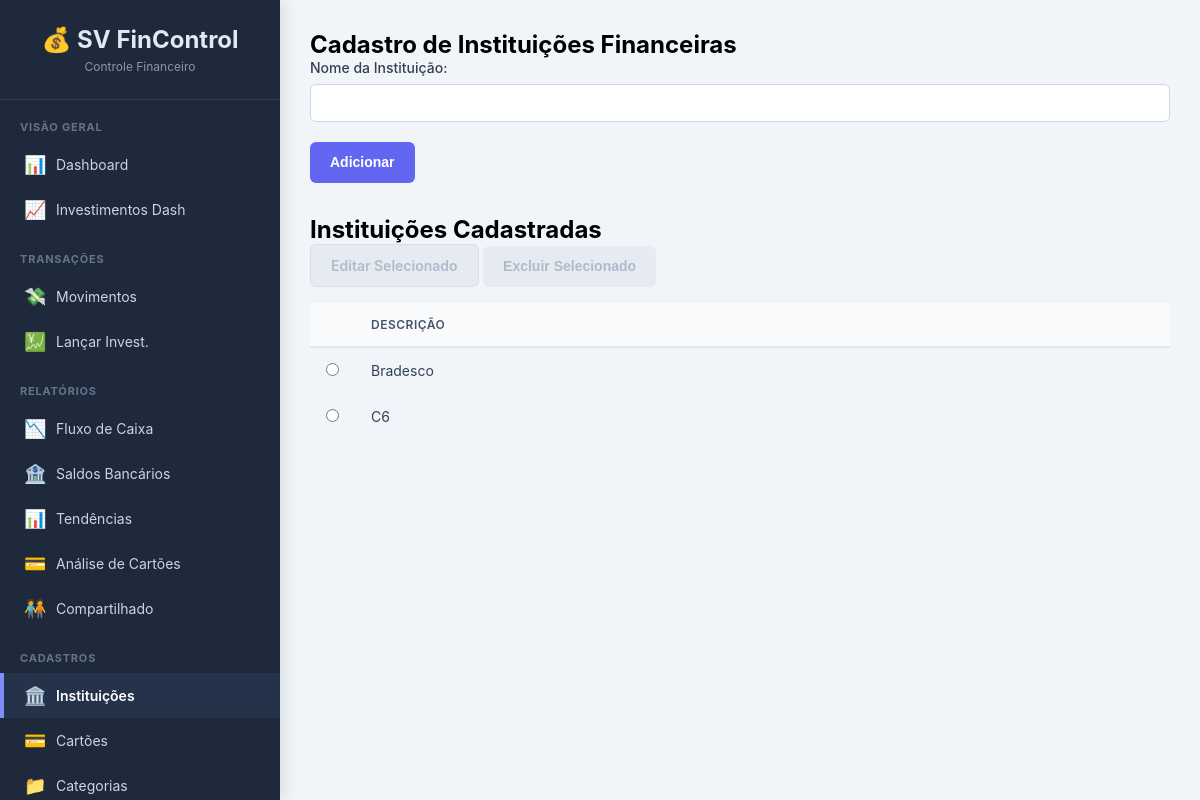
Before: /instituicoes with the older database file.
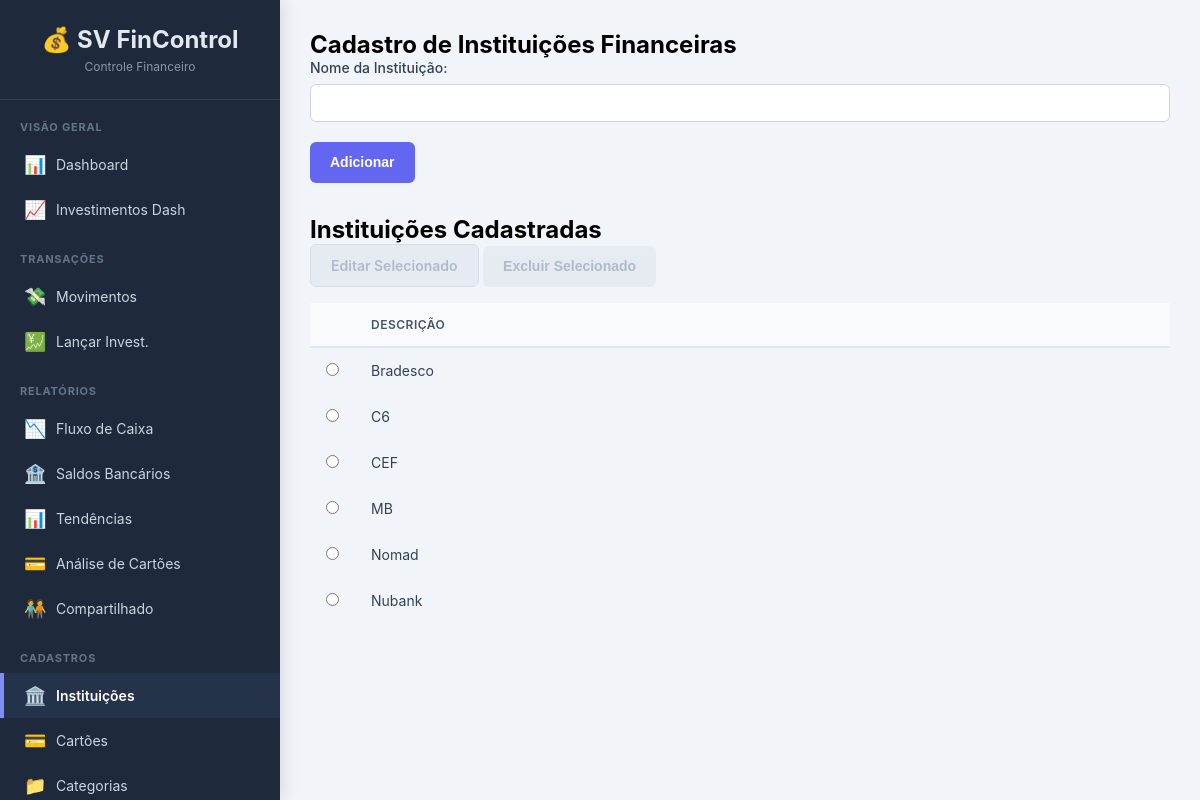
After: the same page with the newer database file.
### tables this page shows
CREATE TABLE instituicoes (
        id INTEGER PRIMARY KEY AUTOINCREMENT,
        descricao TEXT NOT NULL UNIQUE
    );

### app.py (the view, shortened to what this page needs)
@app.route('/instituicoes', methods=['GET', 'POST'])
def instituicoes():
    conn = get_db_connection()
    instituicoes_list = conn.execute('SELECT * FROM instituicoes ORDER BY descricao').fetchall()
    conn.close()
    return render_template('instituicoes.html', instituicoes=instituicoes_list)

### app.py (called while the page is built)
def get_db_connection():
    conn = sqlite3.connect(DATABASE, detect_types=sqlite3.PARSE_DECLTYPES | sqlite3.PARSE_COLNAMES)
    conn.execute("PRAGMA foreign_keys = ON;")
    conn.execute("PRAGMA journal_mode=WAL")
    conn.row_factory = sqlite3.Row
    return conn

### templates/instituicoes.html (shortened to what this page needs)
{% extends "base.html" %}
{% block content %}
    <h2>Cadastro de Instituições Financeiras</h2>
    <form method="POST" action="{{ url_for('instituicoes') }}">
        <div class="form-group">
            <label for="descricao">Nome da Instituição:</label>
            <input type="text" id="descricao" name="descricao" required autocomplete="off">
        </div>
        <button type="submit" class="btn btn-primary">Adicionar</button>
    </form>
    <h2 style="margin-top: 2rem;">Instituições Cadastradas</h2>
    <div class="action-buttons" style="margin-bottom: 1rem;">
        <a href="#" id="btn-editar" class="btn btn-secondary" disabled>Editar Selecionado</a>
        <button type="submit" form="form-excluir" id="btn-excluir" class="btn btn-danger" disabled>Excluir Selecionado</button>
    </div>
    <table>
        <thead>
            <tr>
                <th style="width: 5%;"></th> <th>Descrição</th>
            </tr>
        </thead>
        <tbody>
            {% for inst in instituicoes %}
            <tr id="row-{{ inst['id'] }}">
                <td>
                    <input type="radio" name="selecionado" value="{{ inst['id'] }}" onchange="itemSelecionado(this)">
                </td>
                <td>{{ inst['descricao'] }}</td>
            </tr>
            {% else %}
            <tr>
                <td colspan="2">Nenhuma instituição cadastrada.</td>
            </tr>
            {% endfor %}
        </tbody>
    </table>
{% endblock %}

Changed rows visible on the page:
added instituicoes: descricao "CEF"
added instituicoes: descricao "MB"
added instituicoes: descricao "Nomad"
added instituicoes: descricao "Nubank"
